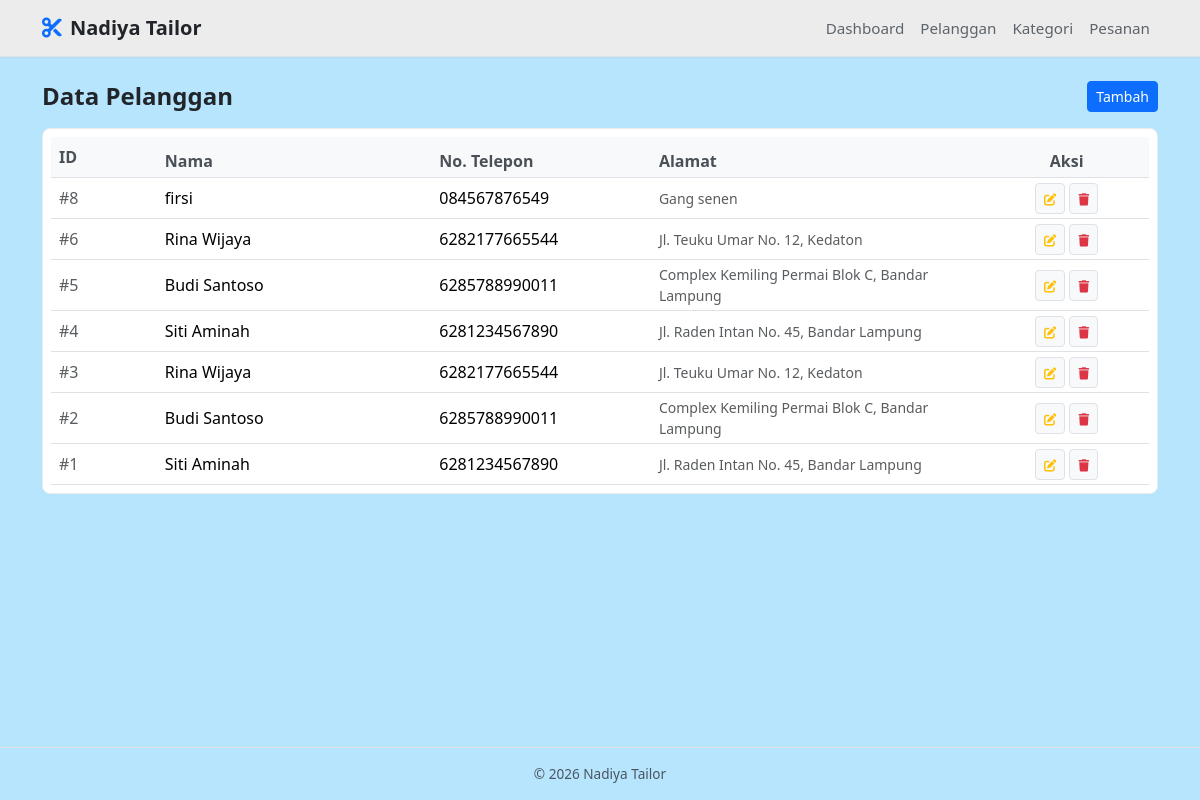
Page /pelanggan/index.php on the committed database.
### tables this page shows
CREATE TABLE `pelanggan` (
  `id_pelanggan` int(11) NOT NULL,
  `nama_pelanggan` varchar(100) NOT NULL,
  `no_telepon` varchar(20) NOT NULL,
  `alamat` text NOT NULL
);

### pelanggan/index.php (the view)
<?php
include '../config/koneksi.php';
include '../includes/header.php';
$query = "SELECT * FROM pelanggan ORDER BY id_pelanggan DESC";
$result = mysqli_query($koneksi, $query);
?>
<div class="d-flex justify-content-between align-items-center mb-3">
    <h4 class="fw-semibold text-dark m-0">Data Pelanggan</h4>
    <a href="tambah.php" class="btn btn-sm btn-primary">Tambah</a>
</div>
<div class="card p-2">
    <div class="table-responsive">
        <table class="table table-sm table-hover align-middle m-0">
            <thead>
                <tr>
                    <th width="10%" class="p-2">ID</th>
                    <th width="25%">Nama</th>
                    <th width="20%">No. Telepon</th>
                    <th width="30%">Alamat</th>
                    <th width="15%" class="text-center">Aksi</th>
                </tr>
            </thead>
            <tbody>
                <?php if(mysqli_num_rows($result) > 0) { ?>
                    <?php while($row = mysqli_fetch_assoc($result)) { ?>
                    <tr>
                        <td class="p-2 text-muted">#<?= $row['id_pelanggan']; ?></td>
                        <td class="fw-medium"><?= htmlspecialchars($row['nama_pelanggan']); ?></td>
                        <td><?= htmlspecialchars($row['no_telepon']); ?></td>
                        <td class="text-muted small"><?= htmlspecialchars($row['alamat']); ?></td>
                        <td class="text-center">
                            <a href="edit.php?id=<?= $row['id_pelanggan']; ?>" class="btn btn-sm btn-light border text-warning px-2 py-1"><i class="fas fa-edit small"></i></a>
                            <a href="hapus.php?id=<?= $row['id_pelanggan']; ?>" class="btn btn-sm btn-light border text-danger px-2 py-1" onclick="return confirm('Hapus pelanggan?')"><i class="fas fa-trash small"></i></a>
                        </td>
                    </tr>
                    <?php } ?>
                <?php } else { ?>
                    <tr>
                        <td colspan="5" class="text-center text-muted py-3 small">Data masih kosong.</td>
                    </tr>
                <?php } ?>
            </tbody>
        </table>
    </div>
</div>
<?php include '../includes/footer.php'; ?>

### includes/header.php (style rules this page uses)
body { background-color: #b8e5fe; color: #495057; padding-bottom: 60px; }
.card { background-color: #ffffff; border: 1px solid #e9ecef; border-radius: 8px; }
.table th { background-color: #f8f9fa !important; color: #495057; font-weight: 600; }

### rows in the picture
pelanggan: id_pelanggan "8", nama_pelanggan "firsi", no_telepon "084567876549", alamat "Gang senen"
pelanggan: id_pelanggan "6", nama_pelanggan "Rina Wijaya", no_telepon "6282177665544", alamat "Jl. Teuku Umar No. 12, Kedaton"
pelanggan: id_pelanggan "5", nama_pelanggan "Budi Santoso", no_telepon "6285788990011", alamat "Complex Kemiling Permai Blok C, Bandar Lampung"
pelanggan: id_pelanggan "4", nama_pelanggan "Siti Aminah", no_telepon "6281234567890", alamat "Jl. Raden Intan No. 45, Bandar Lampung"
pelanggan: id_pelanggan "3", nama_pelanggan "Rina Wijaya", no_telepon "6282177665544", alamat "Jl. Teuku Umar No. 12, Kedaton"
pelanggan: id_pelanggan "2", nama_pelanggan "Budi Santoso", no_telepon "6285788990011", alamat "Complex Kemiling Permai Blok C, Bandar Lampung"
pelanggan: id_pelanggan "1", nama_pelanggan "Siti Aminah", no_telepon "6281234567890", alamat "Jl. Raden Intan No. 45, Bandar Lampung"
